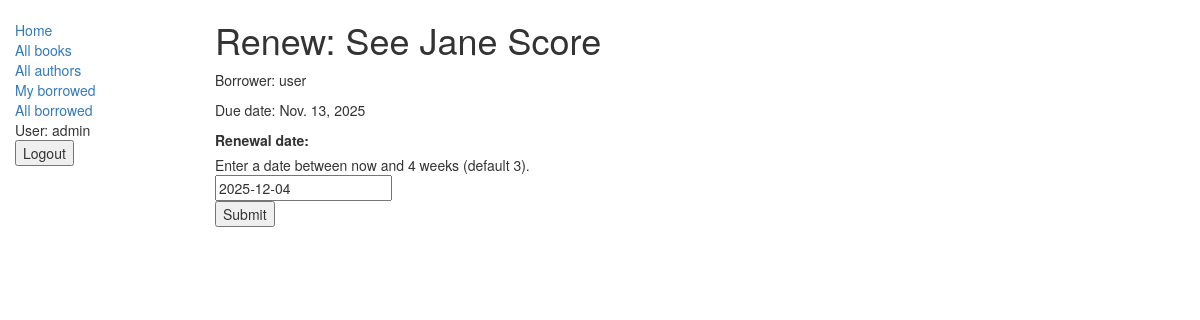
The page /catalog/book/96082eb7228d46dfbbddc809e51ecccd/renew/ (signed in) on the database its author committed.
### catalog/models.py (models this page shows, shortened)
class BookInstance(models.Model):
    id = models.UUIDField(
        primary_key=True,
        default=uuid.uuid4,
        help_text="Unique ID for this particular book across whole library"
    )
    book = models.ForeignKey("Book", on_delete=models.SET_NULL, null=True)
    imprint = models.CharField(max_length=200)
    due_back = models.DateField(null=True, blank=True)
    borrower = models.ForeignKey(User, on_delete=models.SET_NULL, null=True, blank=True)
    LOAN_STATUS = (
        ("m", "Maintenance"),
        ("o", "On loan"),
        ("a", "Available"),
        ("r", "Reserved"),
    )
    status = models.CharField(
        max_length=1,
        choices=LOAN_STATUS,
        blank=True,
        default="m",
        help_text="Book availability"
    )
    class Meta:
        ordering = ["due_back"]
        permissions = (("can_mark_returned", "Set book as returned"),)
    def display_title(self):
        return self.book.title
    @property
    def is_overdue(self):
        if self.due_back and date.today() > self.due_back:
            return True
        return False
    display_title.short_description = 'Title'

class Book(models.Model):
    title = models.CharField(max_length=200)
    author = models.ForeignKey("Author", on_delete=models.SET_NULL, null=True)
    summary = models.TextField(
        max_length=1000,
        help_text="Enter a brief description of the book"
    )
    isbn = models.CharField(
        "ISBN",
        max_length=13,
        help_text='13 Character <a href="https://www.isbn-international.org/content/what-isbn">ISBN number</a>'
    )
    genre = models.ManyToManyField(Genre, help_text="Select a genre for this book")
    language = models.ForeignKey('Language', on_delete=models.SET_NULL, null=True)
    def display_genre(self):
        """
        Creates a string for the Genre. This is required to display genre in Admin.
        """
        return ', '.join([genre.name for genre in self.genre.all()[:3]])
    display_genre.short_description = 'Genre'

### catalog/views.py (the view)
# urls.py: path('book/<str:pk>/renew/', views.renew_book_librarian, name='renew-book-librarian'),
@permission_required('catalog.can_mark_returned')
def renew_book_librarian(request, pk):
    book_inst = get_object_or_404(BookInstance, pk=pk)
    if request.method == 'POST':
        form = RenewBookForm(request.POST)
        if form.is_valid():
            book_inst.due_back = form.cleaned_data['renewal_date']
            book_inst.save()
            return HttpResponseRedirect(reverse('all-borrowed') )
    else:
        proposed_renewal_date = datetime.date.today() + datetime.timedelta(weeks=3)
        form = RenewBookForm(initial={'renewal_date': proposed_renewal_date,})
    return render(request, 'catalog/book_renew_librarian.html', {'form': form, 'bookinst':book_inst})

### catalog/forms.py (shortened to what this page needs)
class RenewBookForm(forms.Form):
    renewal_date = forms.DateField(help_text="Enter a date between now and 4 weeks (default 3).")

### catalog/templates/catalog/book_renew_librarian.html (shortened to what this page needs)
{% extends "base_generic.html" %}
{% block content %}
    <h1>Renew: {{bookinst.book.title}}</h1>
    <p>Borrower: {{bookinst.borrower}}</p>
    <p{% if bookinst.is_overdue %} class="text-danger"{% endif %}>Due date: {{bookinst.due_back}}</p>
    <form action="" method="post">
        <table>
        {{ form }}
        </table>
        <input type="submit" value="Submit" />
    </form>
{% endblock %}

### catalog/templates/base_generic.html (shortened to what this page needs)
<!doctype html>
<html lang="en">
  <head>
    <link
      rel="stylesheet"
      href="https://maxcdn.bootstrapcdn.com/bootstrap/3.3.7/css/bootstrap.min.css" />
    {% load static %}
    <link rel="stylesheet" href="{% static 'css/styles.css' %}" />
  </head>
  <body>
    <div class="container-fluid">
      <div class="row">
        <div class="col-sm-2">
          {% block sidebar %}
            <ul class="sidebar-nav">
              <li><a href="{% url 'index' %}">Home</a></li>
              <li><a href="{% url 'books' %}">All books</a></li>
              <li><a href="{% url 'authors' %}">All authors</a></li>
              {% if user.is_authenticated %}
                <li><a href="{% url 'my-borrowed'%}">My borrowed</a></li>
                {% if perms.catalog.can_mark_returned %}
                <li><a href="{% url 'all-borrowed'%}">All borrowed</a></li>
                {% endif %}
                <li>User: {{ user.get_username }}</li>
                <li>
                    <form action="{% url 'logout'%}?next={{request.path}}" method="post">
                        <input type="submit" value="Logout">
                    </form>
                </li>
              {% else %}
                <li><a href="{% url 'login'%}?next={{request.path}}">Login</a></li>
              {% endif %}
              </ul>
          {% endblock %}
        </div>
        <div class="col-sm-10 ">
            {% block content %}{% endblock %}
        </div>
      </div>
    </div>
  </body>
</html>

### catalog/static/css/styles.css (style rules this page uses)
.sidebar-nav { margin-top: 20px; padding: 0; list-style: none; }

### rows shown on the page
BookInstance: book "See Jane Score", borrower "user", due_back "Nov. 13, 2025"

### other values the page prints
{{ user.get_username }} "admin"
